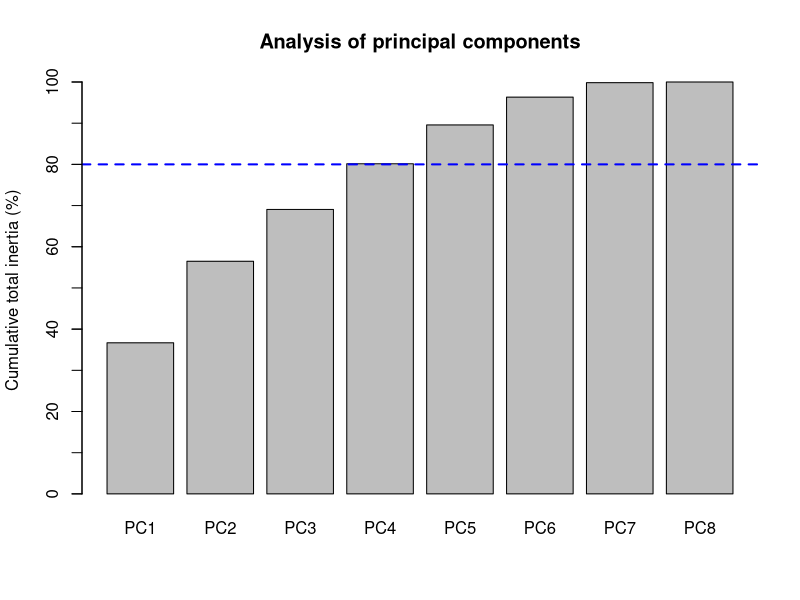
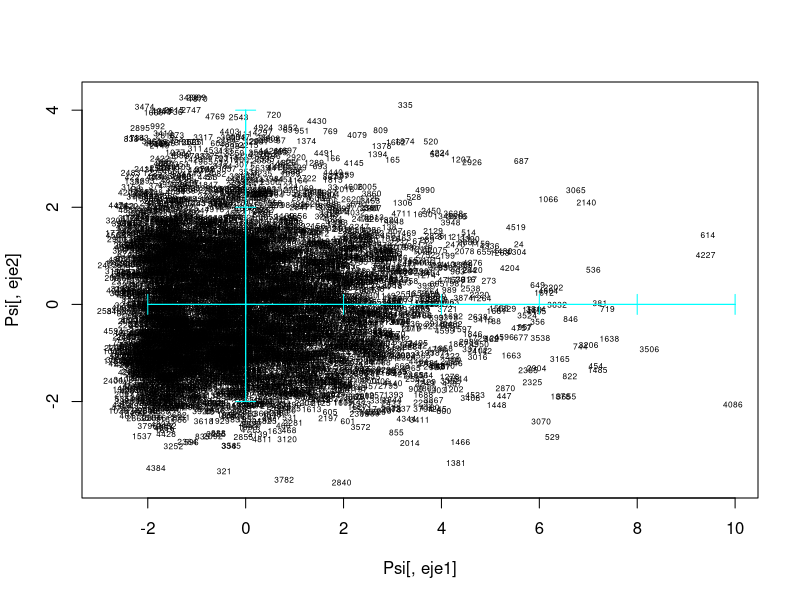
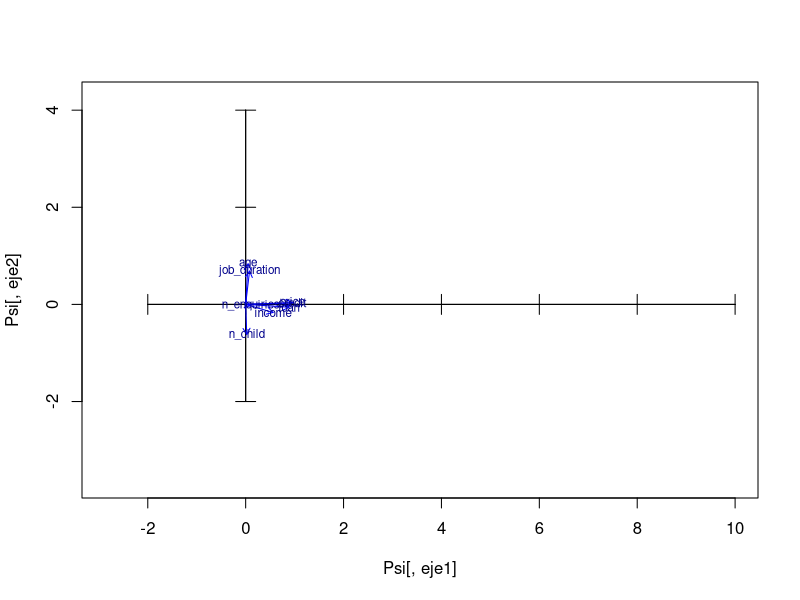
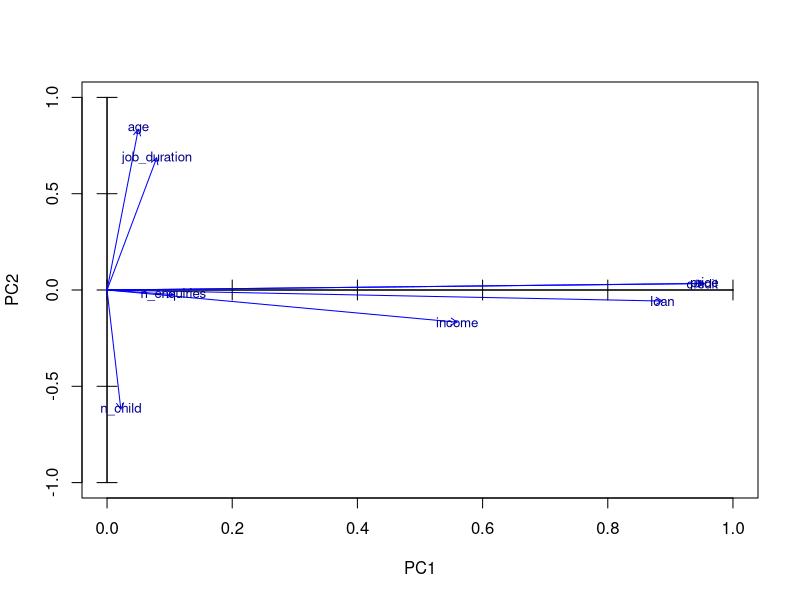
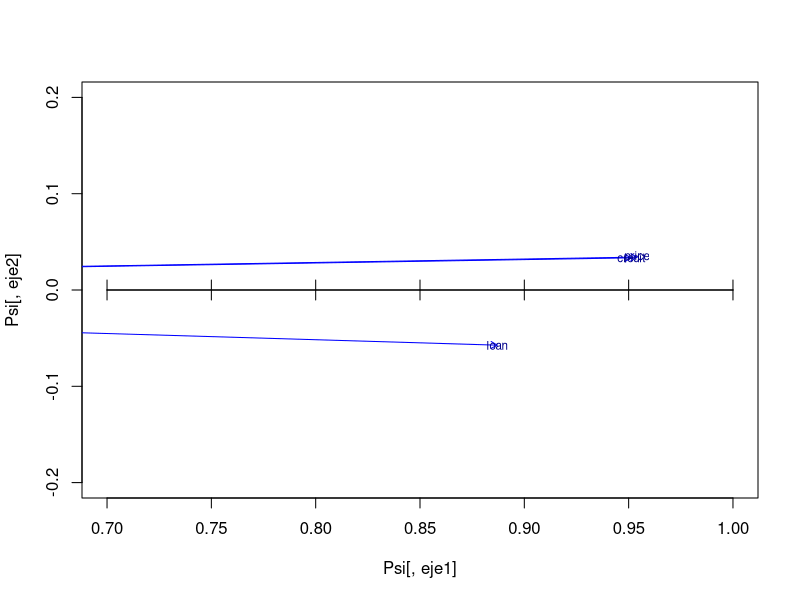
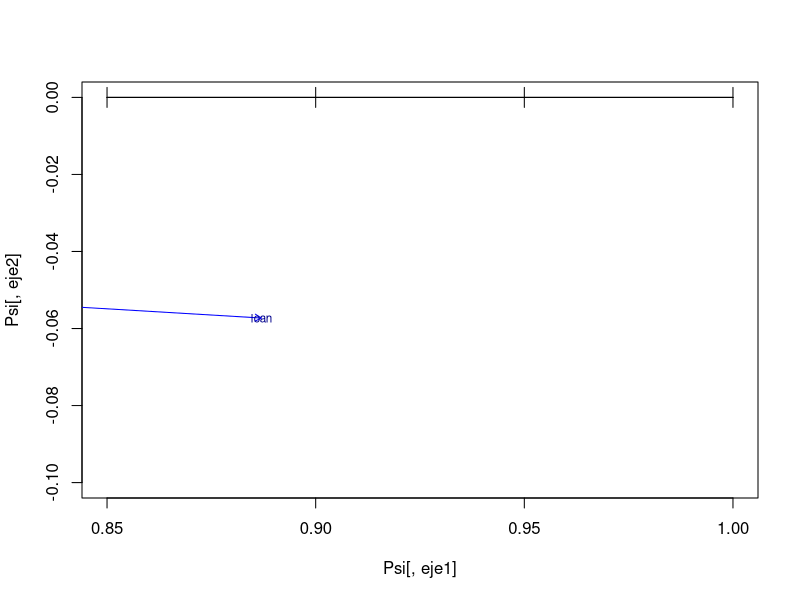
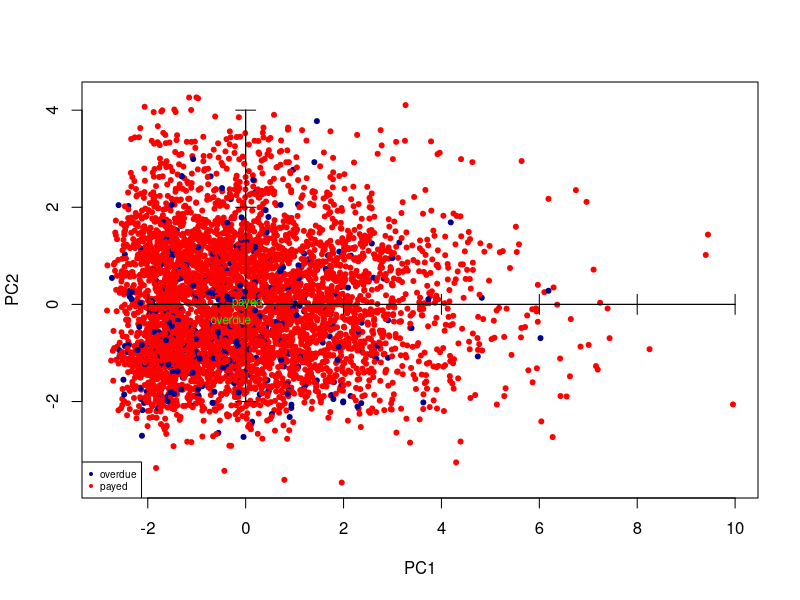
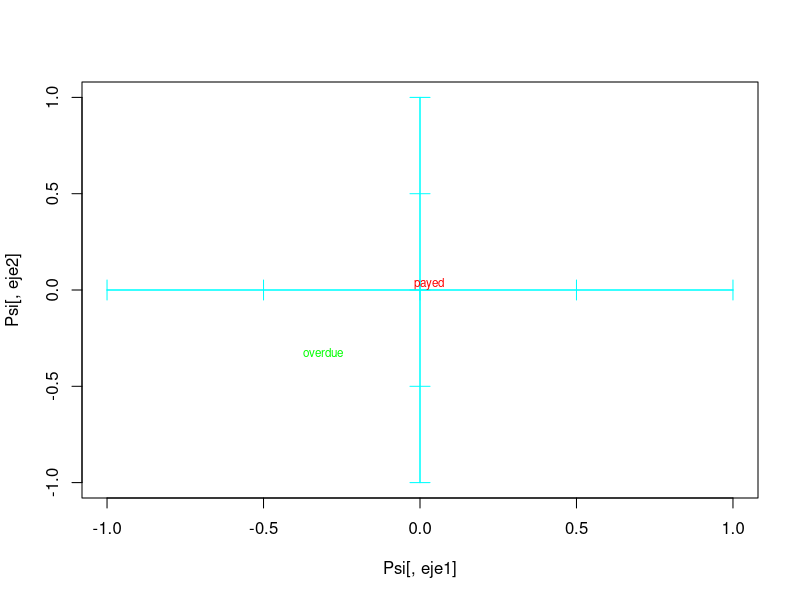

These figures' R source, in order:
## ---- chunk 1
library(car)
## ---- chunk 2
df <- read.csv("2. Bank-India-preprocessed-data.csv")
data = df
## ---- chunk 3
# Here we can see the output of the PCA 
numeriques <- which(sapply(data,is.numeric))
# We don't include id for the analysis
numeriques = numeriques[-1]

dcon <- data[,numeriques]
sapply(dcon,class)

pc1 <- prcomp(dcon, scale=TRUE)
pc1
## ---- chunk 4
barplot(100*cumsum(pc1$sdev[1:dim(dcon)[2]]^2)/dim(dcon)[2], main = 
        'Analysis of principal components', 
        names.arg = c("PC1", "PC2", "PC3", "PC4", "PC5",
        "PC6", "PC7", "PC8"), ylab = "Cumulative total inertia (%)")

abline(80,0, col = "blue", lwd = 2, lty = 2)
axis(side=2, at=(seq(0, 100, by=10)), labels = FALSE)

## ---- chunk 5
# Select only 4 components
nd = 4
Psi = pc1$x[,1:nd]

# STORAGE OF LABELS FOR INDIVIDUALS AND VARIABLES

iden = row.names(dcon)
etiq = names(dcon)
ze = rep(0,length(etiq)) # WE WILL NEED THIS VECTOR AFTERWARDS FOR THE GRAPHICS

# PLOT OF INDIVIDUALS

#Select the component to be plot on our axis
eje1<-1
eje2<-2

# Here is were we create the shadows

plot(Psi[,eje1],Psi[,eje2], type="n")
text(Psi[,eje1],Psi[,eje2],labels=iden, cex=0.5)
axis(side=1, pos= 0, labels = F, col="cyan")
axis(side=3, pos= 0, labels = F, col="cyan")
axis(side=2, pos= 0, labels = F, col="cyan")
axis(side=4, pos= 0, labels = F, col="cyan")


# Projection of variables
# Correlation between original variables and the principal components
Phi = cor(dcon,Psi)

#select our axes

X<-Phi[,eje1]
Y<-Phi[,eje2]

plot(Psi[,eje1],Psi[,eje2],type="n")
axis(side=1, pos= 0, labels = F)
axis(side=3, pos= 0, labels = F)
axis(side=2, pos= 0, labels = F)
axis(side=4, pos= 0, labels = F)
arrows(ze, ze, X, Y, length = 0.07,col="blue")
text(X,Y,labels=etiq,col="darkblue", cex=0.7)
## ---- chunk 6
plot(Psi[,eje1],Psi[,eje2],type="n", xlim = c(0,1), ylim = c(-1, 1),
     main = '', xlab = 'PC1', ylab='PC2')
axis(side=1, pos= 0, labels = F)
axis(side=3, pos= 0, labels = F)
axis(side=2, pos= 0, labels = F)
axis(side=4, pos= 0, labels = F)
arrows(ze, ze, X, Y, length = 0.07,col="blue")
text(X,Y,labels=etiq,col="darkblue", cex=0.8)
text(-0.65,-0.7, 
     substitute(paste(italic('Note: "price" and "credit" share almost the same space')))
     ,col="red", cex=0.8)

# "price" and "credit" overlap because one is the price of the good to purchase, while credit is the loan the client requests.
## ---- chunk 7
plot(Psi[,eje1],Psi[,eje2],type="n", xlim = c(0.7,1), ylim = c(-0.2, 0.2))
axis(side=1, pos= 0, labels = F)
axis(side=3, pos= 0, labels = F)
axis(side=2, pos= 0, labels = F)
axis(side=4, pos= 0, labels = F)
arrows(ze, ze, X, Y, length = 0.07,col="blue")
text(X,Y,labels=etiq,col="darkblue", cex=0.7)

# Check that there are not more variables aggregated close to "loan"

plot(Psi[,eje1],Psi[,eje2],type="n", xlim = c(0.85,1), ylim = c(-0.1, 0))
axis(side=1, pos= 0, labels = F)
axis(side=3, pos= 0, labels = F)
axis(side=2, pos= 0, labels = F)
axis(side=4, pos= 0, labels = F)
arrows(ze, ze, X, Y, length = 0.07,col="blue")
text(X,Y,labels=etiq,col="darkblue", cex=0.7)
## ---- chunk 8
# Adding the target variable (index=2)

varcat<-factor(data[,2]) 
fdic1 = tapply(Psi[,eje1],varcat,mean)
fdic2 = tapply(Psi[,eje2],varcat,mean) 

varcat=factor(data[,2])
plot(Psi[,1],Psi[,2], pch=c(20,20) [varcat], col=c("darkblue", "red") [varcat],
     xlab = 'PC1', ylab = 'PC2')
axis(side=1, pos= 0, labels = F, col="black")
axis(side=3, pos= 0, labels = F, col="black")
axis(side=2, pos= 0, labels = F, col="black")
axis(side=4, pos= 0, labels = F, col="black")
legend("bottomleft",levels(factor(varcat)),pch=c(20,20),col=c("darkblue", "red"), cex=0.6)

text(fdic1,fdic2,labels=levels(varcat), col=c("green", "green"), 
     cex=0.7)

## ---- chunk 9

plot(Psi[,eje1],Psi[,eje2],type="n", xlim= c(-1,1), ylim = c(-1,1))
axis(side=1, pos= 0, labels = F, col="cyan")
axis(side=3, pos= 0, labels = F, col="cyan")
axis(side=2, pos= 0, labels = F, col="cyan")
axis(side=4, pos= 0, labels = F, col="cyan")

text(fdic1,fdic2,labels=levels(varcat), col=c("green", "red"), 
     cex=0.7)
## ---- chunk 10
dcat <- c(2:5,11:14,17:18,20)
colors<-rainbow(length(dcat))

plot(Psi[,eje1],Psi[,eje2], type = "n")
axis(side=1, pos= 0, labels = F, col="cyan")
axis(side=3, pos= 0, labels = F, col="cyan")
axis(side=2, pos= 0, labels = F, col="cyan")
axis(side=4, pos= 0, labels = F, col="cyan")

# Loop to add all categories 

c <- 1
for(k in dcat){
  seguentColor<-colors[c]
  fdic1 = tapply(Psi[,eje1],data[,k],mean)
  fdic2 = tapply(Psi[,eje2],data[,k],mean) 
  
  text(fdic1,fdic2,labels=levels(factor(data[,k])),col=seguentColor, cex=0.6)
  c<-c+1
}
legend("bottomleft",names(data)[dcat],pch=1,col=colors, cex=0.6)

## ---- chunk 11
plot(Psi[,eje1],Psi[,eje2], type = "n", xlim = c(-3,2), ylim = c(-2,3))
axis(side=1, pos= 0, labels = F, col="cyan")
axis(side=3, pos= 0, labels = F, col="cyan")
axis(side=2, pos= 0, labels = F, col="cyan")
axis(side=4, pos= 0, labels = F, col="cyan")

# Loop to add all categories 

c <- 1
for(k in dcat){
  seguentColor<-colors[c]
  fdic1 = tapply(Psi[,eje1],data[,k],mean)
  fdic2 = tapply(Psi[,eje2],data[,k],mean) 
  
  text(fdic1,fdic2,labels=levels(factor(data[,k])),col=seguentColor, cex=0.6)
  c<-c+1
}
legend("bottomleft",names(data)[dcat],pch=1,col=colors, cex=0.6)

## ---- chunk 12
groups <- list(c(2:5), c(11:13), 14, 17, 18, 20)

for(j in 1:length(groups)){
  colors <- c("red", "blue", "darkgreen")
  
  plot(Psi[,eje1],Psi[,eje2], type = "n", xlim = c(-3,2), ylim = c(-2,3))
  axis(side=1, pos= 0, labels = F, col="cyan")
  axis(side=3, pos= 0, labels = F, col="cyan")
  axis(side=2, pos= 0, labels = F, col="cyan")
  axis(side=4, pos= 0, labels = F, col="cyan")
    
    # Loop to add all categories of this group
    c <- 1
    for(k in groups[[j]]){
      seguentColor<-colors[c]
      fdic1 = tapply(Psi[,eje1],data[,k],mean)
      fdic2 = tapply(Psi[,eje2],data[,k],mean) 
      
      text(fdic1,fdic2,labels=levels(factor(data[,k])),col=seguentColor, 
           cex=0.6)
      c <- c+1
    }
  legend("bottomleft",names(data)[groups[[j]]],pch=1,col=colors, cex=0.6)
}


## ---- chunk 13
groups <- list(c(2:5), c(11:13))

for(j in 1:length(groups)){
  # colors <- c("red", "darkgreen", "green", "brown", "blue", "purple", "darkorange")
  colors <- c("red", "blue", "darkgreen")
  
  plot(Psi[,eje1],Psi[,eje2], type = "n", xlim = c(-1,2), ylim = c(-1,3))
  axis(side=1, pos= 0, labels = F, col="cyan")
  axis(side=3, pos= 0, labels = F, col="cyan")
  axis(side=2, pos= 0, labels = F, col="cyan")
  axis(side=4, pos= 0, labels = F, col="cyan")
  
  #add projections of numerical variables in background
  arrows(ze, ze, X, Y, length = 0.07,col="gray")
  text(X,Y,labels=etiq,col="gray", cex=0.7)
    
    # Loop to add all categories of this group
    c <- 1
    for(k in groups[[j]]){
      seguentColor<-colors[c]
      fdic1 = tapply(Psi[,eje1],data[,k],mean)
      fdic2 = tapply(Psi[,eje2],data[,k],mean) 
      
      text(fdic1,fdic2,labels=levels(factor(data[,k])),col=seguentColor, 
           cex=0.6)
      c <- c+1
    }
  legend("bottomleft",names(data)[groups[[j]]],pch=1,col=colors, cex=0.6)
}

## ---- chunk 14
# Plot the PCA plan
plot(Psi[,eje1],Psi[,eje2])
axis(side=1, pos= 0, labels = F, col="cyan")
axis(side=3, pos= 0, labels = F, col="cyan")
axis(side=2, pos= 0, labels = F, col="cyan")
axis(side=4, pos= 0, labels = F, col="cyan")

# Defining the parameter for Mahalanobis distance
df <- Psi[,eje1:eje2]
df.center <- colMeans(df)
df.cov <- cov(df)
rad <- sqrt(qchisq(0.95, df = ncol(df)))


# Plotting the ellipse of Mahalanobis distance
ellipse <- data.frame(ellipse(df.center, df.cov, rad, 100, FALSE, col = "orange", fill=TRUE))
## ---- chunk 15
#Select the component to be plot on our axis
eje1<-1
eje2<-3

# Here is were we create the shadows

plot(Psi[,eje1],Psi[,eje2], type="n")
text(Psi[,eje1],Psi[,eje2],labels=iden, cex=0.5)
axis(side=1, pos= 0, labels = F, col="cyan")
axis(side=3, pos= 0, labels = F, col="cyan")
axis(side=2, pos= 0, labels = F, col="cyan")
axis(side=4, pos= 0, labels = F, col="cyan")


# Projection of variables
# Correlation between original variables and the principal components
Phi = cor(dcon,Psi)

#select our axes

X<-Phi[,eje1]
Y<-Phi[,eje2]

plot(Psi[,eje1],Psi[,eje2],type="n")
axis(side=1, pos= 0, labels = F)
axis(side=3, pos= 0, labels = F)
axis(side=2, pos= 0, labels = F)
axis(side=4, pos= 0, labels = F)
arrows(ze, ze, X, Y, length = 0.07,col="blue")
text(X,Y,labels=etiq,col="darkblue", cex=0.7)
## ---- chunk 16
plot(Psi[,eje1],Psi[,eje2],type="n", xlim = c(0,1), ylim = c(-1, 1),
     main = '', xlab = 'PC1', ylab='PC2')
axis(side=1, pos= 0, labels = F)
axis(side=3, pos= 0, labels = F)
axis(side=2, pos= 0, labels = F)
axis(side=4, pos= 0, labels = F)
arrows(ze, ze, X, Y, length = 0.07,col="blue")
text(X,Y,labels=etiq,col="darkblue", cex=0.8)
text(-0.65,-0.7, 
     substitute(paste(italic('Note: "price" and "credit" share almost the same space')))
     ,col="red", cex=0.8)

# "price" and "credit" overlap because one is the price of the good to purchase, while credit is the loan the client requests.
## ---- chunk 17
plot(Psi[,eje1],Psi[,eje2],type="n", xlim = c(0.7,1), ylim = c(-0.2, 0.2))
axis(side=1, pos= 0, labels = F)
axis(side=3, pos= 0, labels = F)
axis(side=2, pos= 0, labels = F)
axis(side=4, pos= 0, labels = F)
arrows(ze, ze, X, Y, length = 0.07,col="blue")
text(X,Y,labels=etiq,col="darkblue", cex=0.7)

# Check that there are not more variables aggregated close to "loan"

plot(Psi[,eje1],Psi[,eje2],type="n", xlim = c(0.85,1), ylim = c(-0.1, 0))
axis(side=1, pos= 0, labels = F)
axis(side=3, pos= 0, labels = F)
axis(side=2, pos= 0, labels = F)
axis(side=4, pos= 0, labels = F)
arrows(ze, ze, X, Y, length = 0.07,col="blue")
text(X,Y,labels=etiq,col="darkblue", cex=0.7)
## ---- chunk 18
# Adding the target variable (index=2)

varcat<-factor(data[,2]) 
fdic1 = tapply(Psi[,eje1],varcat,mean)
fdic2 = tapply(Psi[,eje2],varcat,mean) 

varcat=factor(data[,2])
plot(Psi[,1],Psi[,2], pch=c(20,20) [varcat], col=c("darkblue", "red") [varcat],
     xlab = 'PC1', ylab = 'PC2')
axis(side=1, pos= 0, labels = F, col="black")
axis(side=3, pos= 0, labels = F, col="black")
axis(side=2, pos= 0, labels = F, col="black")
axis(side=4, pos= 0, labels = F, col="black")
legend("bottomleft",levels(factor(varcat)),pch=c(20,20),col=c("darkblue", "red"), cex=0.6)

text(fdic1,fdic2,labels=levels(varcat), col=c("green", "green"), 
     cex=0.7)

## ---- chunk 19

plot(Psi[,eje1],Psi[,eje2],type="n", xlim= c(-1,1), ylim = c(-1,1))
axis(side=1, pos= 0, labels = F, col="cyan")
axis(side=3, pos= 0, labels = F, col="cyan")
axis(side=2, pos= 0, labels = F, col="cyan")
axis(side=4, pos= 0, labels = F, col="cyan")

text(fdic1,fdic2,labels=levels(varcat), col=c("green", "red"), 
     cex=0.7)
## ---- chunk 20
dcat <- c(2:5,11:14,17:18,20)
colors<-rainbow(length(dcat))

plot(Psi[,eje1],Psi[,eje2], type = "n")
axis(side=1, pos= 0, labels = F, col="cyan")
axis(side=3, pos= 0, labels = F, col="cyan")
axis(side=2, pos= 0, labels = F, col="cyan")
axis(side=4, pos= 0, labels = F, col="cyan")

# Loop to add all categories 

c <- 1
for(k in dcat){
  seguentColor<-colors[c]
  fdic1 = tapply(Psi[,eje1],data[,k],mean)
  fdic2 = tapply(Psi[,eje2],data[,k],mean) 
  
  text(fdic1,fdic2,labels=levels(factor(data[,k])),col=seguentColor, cex=0.6)
  c<-c+1
}
legend("bottomleft",names(data)[dcat],pch=1,col=colors, cex=0.6)

## ---- chunk 21
plot(Psi[,eje1],Psi[,eje2], type = "n", xlim = c(-3,2), ylim = c(-2,3))
axis(side=1, pos= 0, labels = F, col="cyan")
axis(side=3, pos= 0, labels = F, col="cyan")
axis(side=2, pos= 0, labels = F, col="cyan")
axis(side=4, pos= 0, labels = F, col="cyan")

# Loop to add all categories 

c <- 1
for(k in dcat){
  seguentColor<-colors[c]
  fdic1 = tapply(Psi[,eje1],data[,k],mean)
  fdic2 = tapply(Psi[,eje2],data[,k],mean) 
  
  text(fdic1,fdic2,labels=levels(factor(data[,k])),col=seguentColor, cex=0.6)
  c<-c+1
}
legend("bottomleft",names(data)[dcat],pch=1,col=colors, cex=0.6)

## ---- chunk 22
groups <- list(c(2:5), c(11:13), 14, 17, 18, 20)

for(j in 1:length(groups)){
  colors <- c("red", "blue", "darkgreen")
  
  plot(Psi[,eje1],Psi[,eje2], type = "n", xlim = c(-3,2), ylim = c(-2,3))
  axis(side=1, pos= 0, labels = F, col="cyan")
  axis(side=3, pos= 0, labels = F, col="cyan")
  axis(side=2, pos= 0, labels = F, col="cyan")
  axis(side=4, pos= 0, labels = F, col="cyan")
    
    # Loop to add all categories of this group
    c <- 1
    for(k in groups[[j]]){
      seguentColor<-colors[c]
      fdic1 = tapply(Psi[,eje1],data[,k],mean)
      fdic2 = tapply(Psi[,eje2],data[,k],mean) 
      
      text(fdic1,fdic2,labels=levels(factor(data[,k])),col=seguentColor, 
           cex=0.6)
      c <- c+1
    }
  legend("bottomleft",names(data)[groups[[j]]],pch=1,col=colors, cex=0.6)
}


## ---- chunk 23
groups <- list(c(2:5), c(11:13))

for(j in 1:length(groups)){
  # colors <- c("red", "darkgreen", "green", "brown", "blue", "purple", "darkorange")
  colors <- c("red", "blue", "darkgreen")
  
  plot(Psi[,eje1],Psi[,eje2], type = "n", xlim = c(-1,2), ylim = c(-1,3))
  axis(side=1, pos= 0, labels = F, col="cyan")
  axis(side=3, pos= 0, labels = F, col="cyan")
  axis(side=2, pos= 0, labels = F, col="cyan")
  axis(side=4, pos= 0, labels = F, col="cyan")
  
  #add projections of numerical variables in background
  arrows(ze, ze, X, Y, length = 0.07,col="gray")
  text(X,Y,labels=etiq,col="gray", cex=0.7)
    
    # Loop to add all categories of this group
    c <- 1
    for(k in groups[[j]]){
      seguentColor<-colors[c]
      fdic1 = tapply(Psi[,eje1],data[,k],mean)
      fdic2 = tapply(Psi[,eje2],data[,k],mean) 
      
      text(fdic1,fdic2,labels=levels(factor(data[,k])),col=seguentColor, 
           cex=0.6)
      c <- c+1
    }
  legend("bottomleft",names(data)[groups[[j]]],pch=1,col=colors, cex=0.6)
}

## ---- chunk 24
#Select the component to be plot on our axis
eje1<-2
eje2<-3

# Here is were we create the shadows

plot(Psi[,eje1],Psi[,eje2], type="n")
text(Psi[,eje1],Psi[,eje2],labels=iden, cex=0.5)
axis(side=1, pos= 0, labels = F, col="cyan")
axis(side=3, pos= 0, labels = F, col="cyan")
axis(side=2, pos= 0, labels = F, col="cyan")
axis(side=4, pos= 0, labels = F, col="cyan")


# Projection of variables
# Correlation between original variables and the principal components
Phi = cor(dcon,Psi)

#select our axes

X<-Phi[,eje1]
Y<-Phi[,eje2]

plot(Psi[,eje1],Psi[,eje2],type="n")
axis(side=1, pos= 0, labels = F)
axis(side=3, pos= 0, labels = F)
axis(side=2, pos= 0, labels = F)
axis(side=4, pos= 0, labels = F)
arrows(ze, ze, X, Y, length = 0.07,col="blue")
text(X,Y,labels=etiq,col="darkblue", cex=0.7)
## ---- chunk 25
plot(Psi[,eje1],Psi[,eje2],type="n", xlim = c(-0.2,0.2), ylim = c(-0.2, 1),
     main = '', xlab = 'PC1', ylab='PC2')
axis(side=1, pos= 0, labels = F)
axis(side=3, pos= 0, labels = F)
axis(side=2, pos= 0, labels = F)
axis(side=4, pos= 0, labels = F)
arrows(ze, ze, X, Y, length = 0.07,col="blue")
text(X,Y,labels=etiq,col="darkblue", cex=0.8)
text(-0.65,-0.7, 
     substitute(paste(italic('Note: "price" and "credit" share almost the same space')))
     ,col="red", cex=0.8)

# "price" and "credit" overlap because one is the price of the good to purchase, while credit is the loan the client requests.
## ---- chunk 26
plot(Psi[,eje1],Psi[,eje2],type="n", xlim = c(0.7,1), ylim = c(-0.2, 0.2))
axis(side=1, pos= 0, labels = F)
axis(side=3, pos= 0, labels = F)
axis(side=2, pos= 0, labels = F)
axis(side=4, pos= 0, labels = F)
arrows(ze, ze, X, Y, length = 0.07,col="blue")
text(X,Y,labels=etiq,col="darkblue", cex=0.7)

# Check that there are not more variables aggregated close to "loan"

plot(Psi[,eje1],Psi[,eje2],type="n", xlim = c(0.85,1), ylim = c(-0.1, 0))
axis(side=1, pos= 0, labels = F)
axis(side=3, pos= 0, labels = F)
axis(side=2, pos= 0, labels = F)
axis(side=4, pos= 0, labels = F)
arrows(ze, ze, X, Y, length = 0.07,col="blue")
text(X,Y,labels=etiq,col="darkblue", cex=0.7)
## ---- chunk 27
# Adding the target variable (index=2)

varcat<-factor(data[,2]) 
fdic1 = tapply(Psi[,eje1],varcat,mean)
fdic2 = tapply(Psi[,eje2],varcat,mean) 

varcat=factor(data[,2])
plot(Psi[,1],Psi[,2], pch=c(20,20) [varcat], col=c("darkblue", "red") [varcat],
     xlab = 'PC1', ylab = 'PC2')
axis(side=1, pos= 0, labels = F, col="black")
axis(side=3, pos= 0, labels = F, col="black")
axis(side=2, pos= 0, labels = F, col="black")
axis(side=4, pos= 0, labels = F, col="black")
legend("bottomleft",levels(factor(varcat)),pch=c(20,20),col=c("darkblue", "red"), cex=0.6)

text(fdic1,fdic2,labels=levels(varcat), col=c("green", "green"), 
     cex=0.7)

## ---- chunk 28

plot(Psi[,eje1],Psi[,eje2],type="n", xlim= c(-1,1), ylim = c(-1,1))
axis(side=1, pos= 0, labels = F, col="cyan")
axis(side=3, pos= 0, labels = F, col="cyan")
axis(side=2, pos= 0, labels = F, col="cyan")
axis(side=4, pos= 0, labels = F, col="cyan")

text(fdic1,fdic2,labels=levels(varcat), col=c("green", "red"), cex=0.7)
## ---- chunk 29
dcat <- c(2:5,11:14,17:18,20)
colors<-rainbow(length(dcat))

plot(Psi[,eje1],Psi[,eje2], type = "n")
axis(side=1, pos= 0, labels = F, col="cyan")
axis(side=3, pos= 0, labels = F, col="cyan")
axis(side=2, pos= 0, labels = F, col="cyan")
axis(side=4, pos= 0, labels = F, col="cyan")

# Loop to add all categories 

c <- 1
for(k in dcat){
  seguentColor<-colors[c]
  fdic1 = tapply(Psi[,eje1],data[,k],mean)
  fdic2 = tapply(Psi[,eje2],data[,k],mean) 
  
  text(fdic1,fdic2,labels=levels(factor(data[,k])),col=seguentColor, cex=0.6)
  c<-c+1
}
legend("bottomleft",names(data)[dcat],pch=1,col=colors, cex=0.6)

## ---- chunk 30
plot(Psi[,eje1],Psi[,eje2], type = "n", xlim = c(-3,2), ylim = c(-2,3))
axis(side=1, pos= 0, labels = F, col="cyan")
axis(side=3, pos= 0, labels = F, col="cyan")
axis(side=2, pos= 0, labels = F, col="cyan")
axis(side=4, pos= 0, labels = F, col="cyan")

# Loop to add all categories 

c <- 1
for(k in dcat){
  seguentColor<-colors[c]
  fdic1 = tapply(Psi[,eje1],data[,k],mean)
  fdic2 = tapply(Psi[,eje2],data[,k],mean) 
  
  text(fdic1,fdic2,labels=levels(factor(data[,k])),col=seguentColor, cex=0.6)
  c<-c+1
}
legend("bottomleft",names(data)[dcat],pch=1,col=colors, cex=0.6)

## ---- chunk 31
groups <- list(c(2:5), c(11:13), 14, 17, 18, 20)

for(j in 1:length(groups)){
  colors <- c("red", "blue", "darkgreen")
  
  plot(Psi[,eje1],Psi[,eje2], type = "n", xlim = c(-3,2), ylim = c(-2,3))
  axis(side=1, pos= 0, labels = F, col="cyan")
  axis(side=3, pos= 0, labels = F, col="cyan")
  axis(side=2, pos= 0, labels = F, col="cyan")
  axis(side=4, pos= 0, labels = F, col="cyan")
    
    # Loop to add all categories of this group
    c <- 1
    for(k in groups[[j]]){
      seguentColor<-colors[c]
      fdic1 = tapply(Psi[,eje1],data[,k],mean)
      fdic2 = tapply(Psi[,eje2],data[,k],mean) 
      
      text(fdic1,fdic2,labels=levels(factor(data[,k])),col=seguentColor, 
           cex=0.6)
      c <- c+1
    }
  legend("bottomleft",names(data)[groups[[j]]],pch=1,col=colors, cex=0.6)
}


## ---- chunk 32
groups <- list(c(2:5), c(11:13))

for(j in 1:length(groups)){
  # colors <- c("red", "darkgreen", "green", "brown", "blue", "purple", "darkorange")
  colors <- c("red", "blue", "darkgreen")
  
  plot(Psi[,eje1],Psi[,eje2], type = "n", xlim = c(-1,2), ylim = c(-1,3))
  axis(side=1, pos= 0, labels = F, col="cyan")
  axis(side=3, pos= 0, labels = F, col="cyan")
  axis(side=2, pos= 0, labels = F, col="cyan")
  axis(side=4, pos= 0, labels = F, col="cyan")
  
  #add projections of numerical variables in background
  arrows(ze, ze, X, Y, length = 0.07,col="gray")
  text(X,Y,labels=etiq,col="gray", cex=0.7)
    
    # Loop to add all categories of this group
    c <- 1
    for(k in groups[[j]]){
      seguentColor<-colors[c]
      fdic1 = tapply(Psi[,eje1],data[,k],mean)
      fdic2 = tapply(Psi[,eje2],data[,k],mean) 
      
      text(fdic1,fdic2,labels=levels(factor(data[,k])),col=seguentColor, 
           cex=0.6)
      c <- c+1
    }
  legend("bottomleft",names(data)[groups[[j]]],pch=1,col=colors, cex=0.6)
}

## ---- chunk 33
# Plot the PCA plan
eje1 <- 1
eje2 <- 2
plot(Psi[,eje1],Psi[,eje2], xlab= "Economical stability", ylab = "Housemates", main = "Outliers")
axis(side=1, pos= 0, labels = F, col="cyan")
axis(side=3, pos= 0, labels = F, col="cyan")
axis(side=2, pos= 0, labels = F, col="cyan")
axis(side=4, pos= 0, labels = F, col="cyan")

# Defining the parameter for Mahalanobis distance
df <- Psi[,eje1:eje2]
df.center <- colMeans(df)
df.cov <- cov(df)
rad <- sqrt(qchisq(0.95, df = ncol(df)))


# Plotting the ellipse of Mahalanobis distance
ellipse <- data.frame(ellipse(df.center, df.cov, rad, 100, FALSE, col = "orange", fill=TRUE))


# Then applying the Mahalanobis distance and the cut-off threshold, we'll find our data treated.
## ---- chunk 34
# Applying the function
distances <- mahalanobis(x = df, center = df.center, cov = df.cov)

# Defining the Cut-off trigger using Chi-square distance with p = 0.95 df = 2 which in ncol(df)
cutoff <- qchisq(p = 0.95 , df = ncol(df))

# Display all the observations whose distance is greater than the cut-off value.
df[distances > cutoff ,]

# Displan only the observation within the distance
df_clean <- df[distances < cutoff ,]
plot(df_clean, type = "p", main = "Data without outliers", xlab = "Economical stability", ylab = "Housemates")
# text(Psi[,eje1],Psi[,eje2],labels=iden,  cex=0.5)
axis(side=1, pos= 0, labels = F, col="cyan")
axis(side=3, pos= 0, labels = F, col="cyan")
axis(side=2, pos= 0, labels = F, col="cyan")
axis(side=4, pos= 0, labels = F, col="cyan")
## ---- chunk 35
#select other axes

eje1 = 3
eje2 = 4

X<-Phi[,eje1]
Y<-Phi[,eje2]

plot(Psi[,eje1],Psi[,eje2],type="n", xlim = c(-.2,1), ylim = c(-1,.2))
axis(side=1, pos= 0, labels = F)
axis(side=3, pos= 0, labels = F)
axis(side=2, pos= 0, labels = F)
axis(side=4, pos= 0, labels = F)
arrows(ze, ze, X, Y, length = 0.07,col="blue")
text(X,Y,labels=etiq,col="darkblue", cex=0.7)
## ---- chunk 36
# df <- data.frame(data$n_child, age)

# Calculate the average age for each n_child value
avg_age <- tapply(data$age, data$n_child, mean)
regression_model <- lm(data$age ~ data$n_child, data = data)
## ---- chunk 37
# Create the scatter plot
plot(names(avg_age), avg_age, xlab = "n_child", ylab = "Average Age", main = "Average Age vs. n_child")
abline(regression_model, col = "blue")
## ---- chunk 38
par(mfrow=c(1,1))
plot (data$n_child, data$age)
## ---- chunk 39
reverse_lm <- lm(data$n_child ~ data$age, data = data)
summary(reverse_lm)

## ---- chunk 40
plot (data$age, data$n_child)
abline(reverse_lm, col = "blue")
## ---- chunk 41
regression_model
summary(regression_model)
## ---- chunk 42
par(mfrow=c(2,2))
plot(regression_model)
